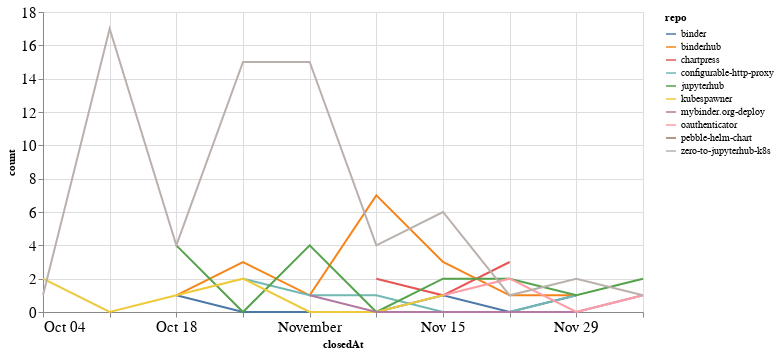

The cell this chart's notebook holds for it:
### Code cell
closed_by_time = closed_by.groupby('repo').resample('W', on='closedAt').count()['author'].reset_index()
closed_by_time = closed_by_time.rename(columns={'author': 'count'})

alt.Chart(closed_by_time, width=600).mark_line().encode(
    x='closedAt',
    y='count',
    color='repo',
    tooltip="repo"
)

### Figure 1 — Vega-Lite specification as saved in the notebook (floating-point values rounded to 4 significant figures)
{"config": {"axisLeft": {"labelFontSize": 15}, "axisBottom": {"labelFontSize": 15}}, "data": {"name": "data-622fa0237559a687436e54a53672073a"}, "mark": "line", "encoding": {"color": {"type": "nominal", "field": "repo"}, "tooltip": {"type": "nominal", "field": "repo"}, "x": {"type": "temporal", "field": "closedAt"}, "y": {"type": "quantitative", "field": "count"}}, "width": 600, "$schema": "https://vega.github.io/schema/vega-lite/v4.8.1.json", "datasets": {"data-622fa0237559a687436e54a53672073a": [{"repo": "binder", "closedAt": "2020-10-18T00:00:00", "count": 1}, {"repo": "binder", "closedAt": "2020-10-25T00:00:00", "count": 0}, {"repo": "binder", "closedAt": "2020-11-01T00:00:00", "count": 0}, {"repo": "binder", "closedAt": "2020-11-08T00:00:00", "count": 0}, {"repo": "binder", "closedAt": "2020-11-15T00:00:00", "count": 1}, {"repo": "binder", "closedAt": "2020-11-22T00:00:00", "count": 0}, {"repo": "binder", "closedAt": "2020-11-29T00:00:00", "count": 1}, {"repo": "binderhub", "closedAt": "2020-10-18T00:00:00", "count": 1}, {"repo": "binderhub", "closedAt": "2020-10-25T00:00:00", "count": 3}, {"repo": "binderhub", "closedAt": "2020-11-01T00:00:00", "count": 1}, {"repo": "binderhub", "closedAt": "2020-11-08T00:00:00", "count": 7}, {"repo": "binderhub", "closedAt": "2020-11-15T00:00:00", "count": 3}, {"repo": "binderhub", "closedAt": "2020-11-22T00:00:00", "count": 1}, {"repo": "binderhub", "closedAt": "2020-11-29T00:00:00", "count": 1}, {"repo": "chartpress", "closedAt": "2020-11-08T00:00:00", "count": 2}, {"repo": "chartpress", "closedAt": "2020-11-15T00:00:00", "count": 1}, {"repo": "chartpress", "closedAt": "2020-11-22T00:00:00", "count": 3}, {"repo": "configurable-http-proxy", "closedAt": "2020-10-25T00:00:00", "count": 2}, {"repo": "configurable-http-proxy", "closedAt": "2020-11-01T00:00:00", "count": 1}, {"repo": "configurable-http-proxy", "closedAt": "2020-11-08T00:00:00", "count": 1}, {"repo": "configurable-http-proxy", "closedAt": "2020-11-15T00:00:00", "count": 0}, {"repo": "configurable-http-proxy", "closedAt": "2020-11-22T00:00:00", "count": 0}, {"repo": "configurable-http-proxy", "closedAt": "2020-11-29T00:00:00", "count": 1}, {"repo": "jupyterhub", "closedAt": "2020-10-18T00:00:00", "count": 4}, {"repo": "jupyterhub", "closedAt": "2020-10-25T00:00:00", "count": 0}, {"repo": "jupyterhub", "closedAt": "2020-11-01T00:00:00", "count": 4}, {"repo": "jupyterhub", "closedAt": "2020-11-08T00:00:00", "count": 0}, {"repo": "jupyterhub", "closedAt": "2020-11-15T00:00:00", "count": 2}, {"repo": "jupyterhub", "closedAt": "2020-11-22T00:00:00", "count": 2}, {"repo": "jupyterhub", "closedAt": "2020-11-29T00:00:00", "count": 1}, {"repo": "jupyterhub", "closedAt": "2020-12-06T00:00:00", "count": 2}, {"repo": "kubespawner", "closedAt": "2020-10-04T00:00:00", "count": 2}, {"repo": "kubespawner", "closedAt": "2020-10-11T00:00:00", "count": 0}, {"repo": "kubespawner", "closedAt": "2020-10-18T00:00:00", "count": 1}, {"repo": "kubespawner", "closedAt": "2020-10-25T00:00:00", "count": 2}, {"repo": "kubespawner", "closedAt": "2020-11-01T00:00:00", "count": 0}, {"repo": "kubespawner", "closedAt": "2020-11-08T00:00:00", "count": 0}, {"repo": "kubespawner", "closedAt": "2020-11-15T00:00:00", "count": 1}, {"repo": "mybinder.org-deploy", "closedAt": "2020-11-01T00:00:00", "count": 1}, {"repo": "mybinder.org-deploy", "closedAt": "2020-11-08T00:00:00", "count": 0}, {"repo": "mybinder.org-deploy", "closedAt": "2020-11-15T00:00:00", "count": 0}, {"repo": "mybinder.org-deploy", "closedAt": "2020-11-22T00:00:00", "count": 0}, {"repo": "mybinder.org-deploy", "closedAt": "2020-11-29T00:00:00", "count": 0}, {"repo": "mybinder.org-deploy", "closedAt": "2020-12-06T00:00:00", "count": 1}, {"repo": "oauthenticator", "closedAt": "2020-11-15T00:00:00", "count": 1}, {"repo": "oauthenticator", "closedAt": "2020-11-22T00:00:00", "count": 2}, {"repo": "oauthenticator", "closedAt": "2020-11-29T00:00:00", "count": 0}, {"repo": "oauthenticator", "closedAt": "2020-12-06T00:00:00", "count": 1}, {"repo": "pebble-helm-chart", "closedAt": "2020-11-08T00:00:00", "count": 1}, {"repo": "zero-to-jupyterhub-k8s", "closedAt": "2020-10-04T00:00:00", "count": 1}, {"repo": "zero-to-jupyterhub-k8s", "closedAt": "2020-10-11T00:00:00", "count": 17}, {"repo": "zero-to-jupyterhub-k8s", "closedAt": "2020-10-18T00:00:00", "count": 4}, {"repo": "zero-to-jupyterhub-k8s", "closedAt": "2020-10-25T00:00:00", "count": 15}, {"repo": "zero-to-jupyterhub-k8s", "closedAt": "2020-11-01T00:00:00", "count": 15}, {"repo": "zero-to-jupyterhub-k8s", "closedAt": "2020-11-08T00:00:00", "count": 4}, {"repo": "zero-to-jupyterhub-k8s", "closedAt": "2020-11-15T00:00:00", "count": 6}, {"repo": "zero-to-jupyterhub-k8s", "closedAt": "2020-11-22T00:00:00", "count": 1}, {"repo": "zero-to-jupyterhub-k8s", "closedAt": "2020-11-29T00:00:00", "count": 2}, {"repo": "zero-to-jupyterhub-k8s", "closedAt": "2020-12-06T00:00:00", "count": 1}]}}
